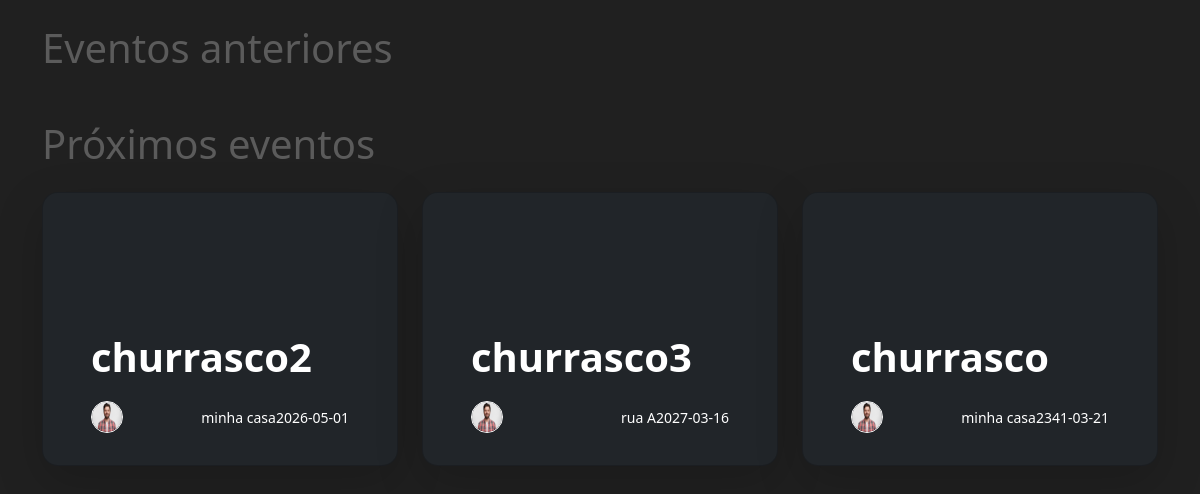
Before: /listarEventos (signed in) with the older database file.
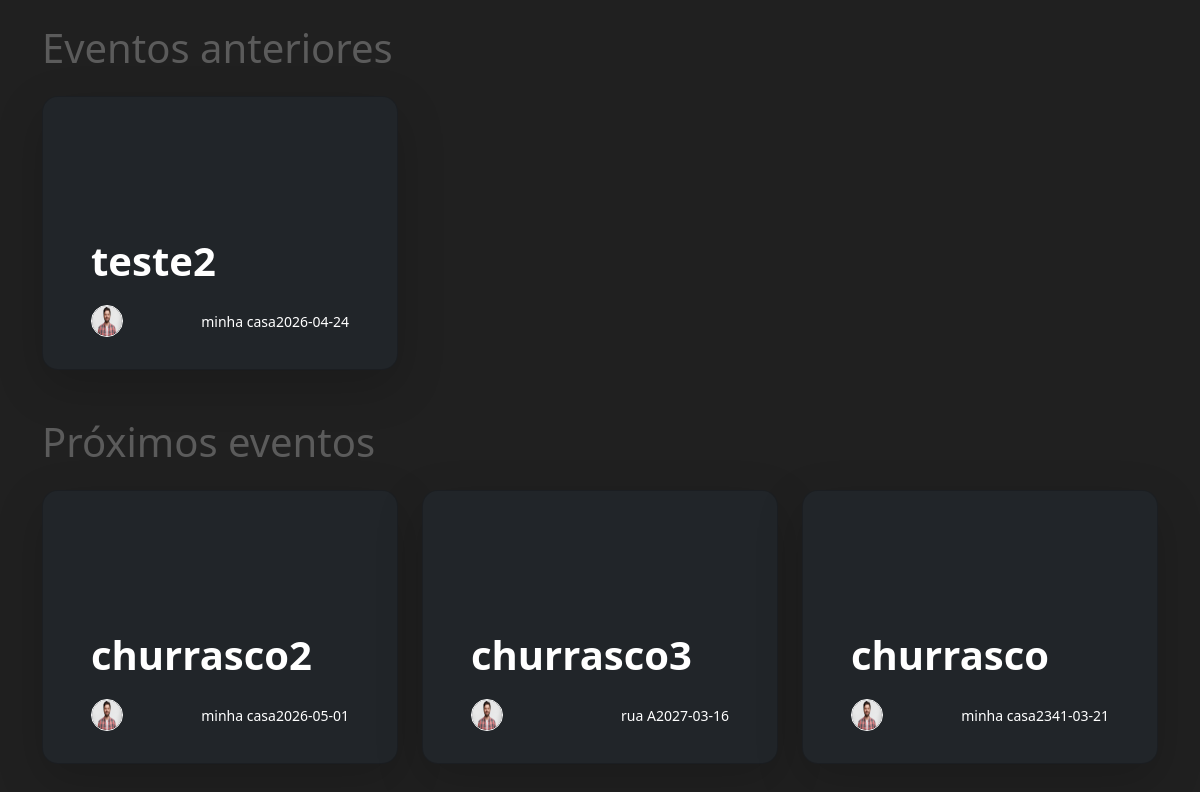
After: the same page with the newer database file.
### tables this page shows
CREATE TABLE evento (
    id INTEGER PRIMARY KEY AUTOINCREMENT,
    id_administrador INTEGER NOT NULL,
	nome TEXT NOT NULL,
	local TEXT NOT NULL,
	data NUMERIC NOT NULL,
	hora NUMERIC NOT NULL,
	limite INTEGER NOT NULL,
    token TEXT NOT NULL,
    categoria INTEGER DEFAULT 1,
	FOREIGN KEY (id_administrador) REFERENCES usuario (id)
);

### app.py (the view)
@srv.get("/listarEventos")
def listar_eventos():
    proximos_eventos = []
    anteriores_eventos = []
    data = date.today().isoformat()
    try:
        id_usuario = fk.session["usuario_id"]
        proximos_eventos = md.filtrar_proximos_eventos(id_usuario, data)
        anteriores_eventos = md.filtrar_anteriores_eventos(id_usuario, data)
    except KeyError:
        pass
    return fk.render_template("events/all_events.html", proximos_eventos=proximos_eventos, anteriores_eventos=anteriores_eventos)

### conexao.py (called while the page is built)
def get_db_conexao():
    conn = sqlite3.connect('database.db', timeout=30, check_same_thread=False)
    try:
        conn.execute('PRAGMA journal_mode=WAL;')
    except Exception:
        pass
    return conn

### model.py (called while the page is built)
def filtrar_proximos_eventos(id_usuario, data):
    conn = c.get_db_conexao()
    cur = conn.cursor()
    cur.execute('''
    SELECT evento.*
    FROM evento
    JOIN lista ON evento.id = lista.evento_id
    WHERE lista.usuario_id = ? AND lista.status = 2 AND evento.data >= ?
    ORDER BY evento.data ASC
    ''', (id_usuario, data))
    proximos = cur.fetchall()
    return proximos

def filtrar_anteriores_eventos(id_usuario, data):
    conn = c.get_db_conexao()
    cur = conn.cursor()
    cur.execute('''
    SELECT evento.*
    FROM evento
    JOIN lista ON evento.id = lista.evento_id
    WHERE lista.usuario_id = ? AND lista.status = 2 AND evento.data < ?
    ORDER BY evento.data DESC
    ''', (id_usuario, data))
    anteriores = cur.fetchall()
    return anteriores

### templates/events/all_events.html
<!DOCTYPE html>
<html lang="en">
<head>
    {% include 'partials/_head.html' %}
</head>
<body class="container py-4">
<h1 class="mb-4">Eventos anteriores</h1>
<div class="row g-4 mb-5">
{% for evento in anteriores_eventos %}
    <div class="col-lg-4 col-md-6 col-sm-12">
        <a href="/evento/{{ evento[7] }}" class="text-decoration-none">
            <div class="card card-cover h-100 overflow-hidden text-bg-dark rounded-4 shadow-lg"
                style="background-image: url('/static/img/{{ evento[8] }}'); background-size: cover; background-position: center;">
                <div class="d-flex flex-column h-100 p-5 pb-3 text-white text-shadow-1">
                    <h3 class="pt-5 mt-5 mb-4 display-6 lh-1 fw-bold">{{ evento[2] }}</h3>
                    <ul class="d-flex list-unstyled mt-auto align-items-center justify-content-between">
                        <li class="me-auto">
                            <img src="{{ url_for('static', filename='uploads/usuarios/' ~ evento[1] ~ '.png') }}"
                                width="32" height="32"
                                class="rounded-circle border border-white">
                        </li>
                        <li><small>{{ evento[3] }}</small></li>
                        <li><small>{{ evento[4] }}</small></li>
                    </ul>
                </div>
            </div>
        </a>
    </div>
{% endfor %}
</div>
<h1 class="mb-4">Próximos eventos</h1>
<div class="row g-4">
{% for evento in proximos_eventos %}
    <div class="col-lg-4 col-md-6 col-sm-12">
        <a href="/evento/{{ evento[7] }}" class="text-decoration-none">
            <div class="card card-cover h-100 overflow-hidden text-bg-dark rounded-4 shadow-lg"
                style="background-image: url('/static/img/{{ evento[8] }}'); background-size: cover; background-position: center;">
                <div class="d-flex flex-column h-100 p-5 pb-3 text-white text-shadow-1">
                    <h3 class="pt-5 mt-5 mb-4 display-6 lh-1 fw-bold">{{ evento[2] }}</h3>
                    <ul class="d-flex list-unstyled mt-auto align-items-center justify-content-between">
                        <li class="me-auto">
                            <img src="{{ url_for('static', filename='uploads/usuarios/' ~ evento[1] ~ '.png') }}"
                                width="32" height="32"
                                class="rounded-circle border border-white">
                        </li>
                        <li><small>{{ evento[3] }}</small></li>
                        <li><small>{{ evento[4] }}</small></li>
                    </ul>
                </div>
            </div>
        </a>
    </div>
{% endfor %}
</div>
</body>
</html>

### templates/partials/_head.html (shortened to what this page needs)
    <link rel="stylesheet" href="/static/style.css">

Changed rows visible on the page:
added evento: nome "teste2", local "minha casa", data "2026-04-24", shown under "Eventos anteriores"
